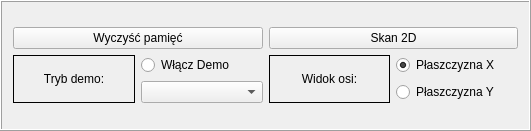
   <widget class="QFrame" name="functionFRM">
    <property name="geometry">
     <rect>
      <x>650</x>
      <y>630</y>
      <width>531</width>
      <height>131</height>
     </rect>
    </property>
    <property name="frameShape">
     <enum>QFrame::Shape::Box</enum>
    </property>
    <property name="frameShadow">
     <enum>QFrame::Shadow::Raised</enum>
    </property>
    <layout class="QGridLayout" name="gridLayout_4">
     <item row="2" column="0">
      <layout class="QGridLayout" name="functionGRD">
       <item row="2" column="3">
        <widget class="QRadioButton" name="scanYBTN">
         <property name="text">
          <string>Płaszczyzna Y</string>
         </property>
         <property name="autoExclusive">
          <bool>true</bool>
         </property>
        </widget>
       </item>
       <item row="2" column="1">
        <widget class="QComboBox" name="demoOptionCBX"/>
       </item>
       <item row="1" column="3">
        <widget class="QRadioButton" name="scanXBTN">
         <property name="text">
          <string>Płaszczyzna X</string>
         </property>
         <property name="checked">
          <bool>true</bool>
         </property>
         <property name="autoExclusive">
          <bool>true</bool>
         </property>
        </widget>
       </item>
       <item row="1" column="1">
        <widget class="QRadioButton" name="demoBTN">
         <property name="text">
          <string>Włącz Demo</string>
         </property>
         <property name="autoExclusive">
          <bool>false</bool>
         </property>
        </widget>
       </item>
       <item row="1" column="2" rowspan="2">
        <widget class="QLabel" name="deco6LBL">
         <property name="frameShape">
          <enum>QFrame::Shape::Panel</enum>
         </property>
         <property name="text">
          <string>Widok osi:</string>
         </property>
         <property name="alignment">
          <set>Qt::AlignmentFlag::AlignCenter</set>
         </property>
        </widget>
       </item>
       <item row="1" column="0" rowspan="2">
        <widget class="QLabel" name="deco7LBL">
         <property name="frameShape">
          <enum>QFrame::Shape::Box</enum>
         </property>
         <property name="text">
          <string>Tryb demo:</string>
         </property>
         <property name="alignment">
          <set>Qt::AlignmentFlag::AlignCenter</set>
         </property>
        </widget>
       </item>
       <item row="0" column="2" colspan="2">
        <widget class="QPushButton" name="scan2DBTN">
         <property name="text">
          <string>Skan 2D</string>
         </property>
        </widget>
       </item>
       <item row="0" column="0" colspan="2">
        <widget class="QPushButton" name="clearMemBTN">
         <property name="text">
          <string>Wyczyść pamięć</string>
         </property>
        </widget>
       </item>
      </layout>
     </item>
    </layout>
   </widget>
